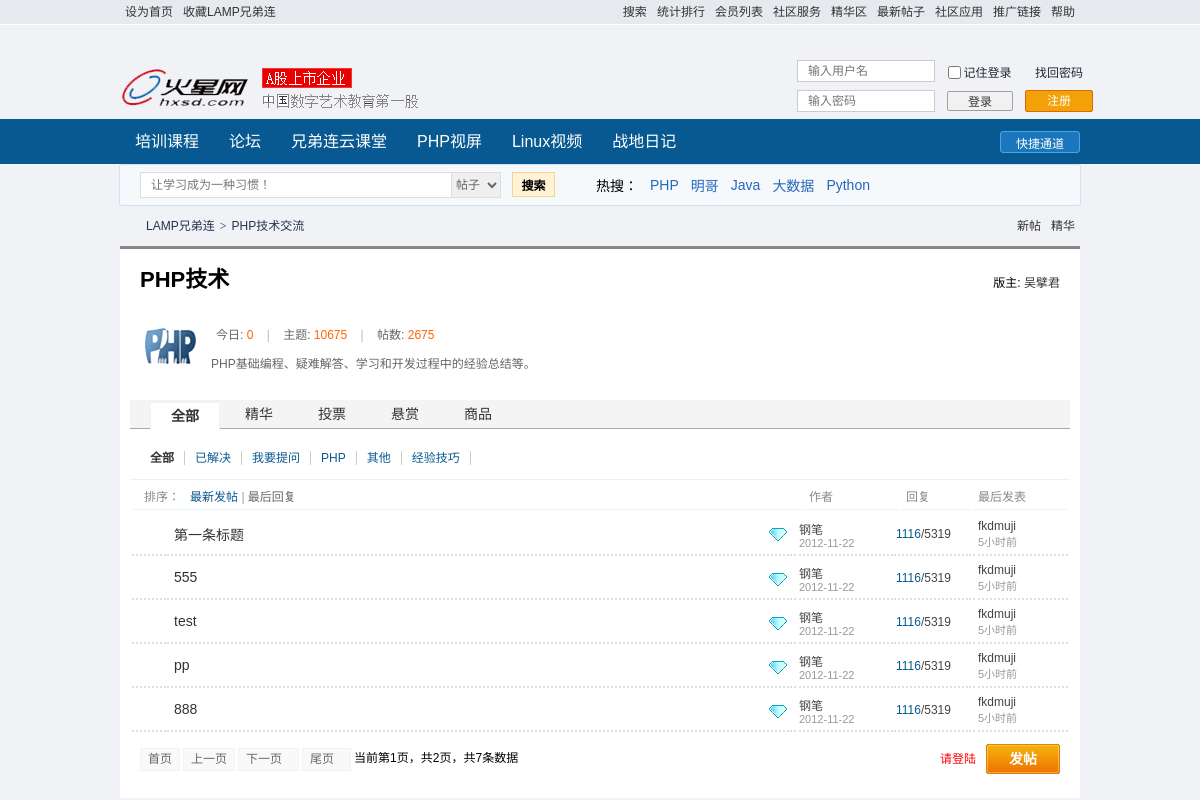
Page /bbs/list.php?i=6 on the committed database.
### tables this page shows
CREATE TABLE `type` (
  `id` int(10) unsigned NOT NULL AUTO_INCREMENT,
  `name` char(20) NOT NULL,
  `status` tinyint(4) DEFAULT '1',
  `pid` int(11) NOT NULL DEFAULT '0',
  `path` char(255) NOT NULL DEFAULT '0',
  `blogo` varchar(255) NOT NULL DEFAULT 'default.jpg',
  PRIMARY KEY (`id`)
);

CREATE TABLE `post` (
  `id` int(10) unsigned NOT NULL AUTO_INCREMENT,
  `uid` int(11) NOT NULL,
  `tid` int(11) NOT NULL,
  `title` char(255) NOT NULL,
  `content` text NOT NULL,
  `ctime` varchar(50) NOT NULL,
  `count` int(11) DEFAULT '0',
  `elite` tinyint(4) DEFAULT '0',
  `top` tinyint(4) DEFAULT '0',
  `recycle` tinyint(4) DEFAULT '0',
  PRIMARY KEY (`id`)
);

CREATE TABLE `userdetail` (
  `id` int(10) unsigned NOT NULL AUTO_INCREMENT,
  `uid` int(10) unsigned NOT NULL,
  `userName` varchar(255) NOT NULL,
  `nickName` char(50) NOT NULL,
  `password` varchar(255) NOT NULL,
  `email` char(50) DEFAULT NULL,
  `qq` char(15) DEFAULT NULL,
  `sex` enum('女','男') NOT NULL DEFAULT '男',
  `photo` char(255) NOT NULL DEFAULT 'photo',
  `address` varchar(255) DEFAULT NULL,
  PRIMARY KEY (`id`)
);

### bbs/admin/Model.class.php (called while the page is built, shortened)
<?php
	class Model
	{
		public $tableName;
		private $link;
		private $pk;
		public function __construct($tableName)
		{
			$this->tableName = $tableName;
			$this->link = mysqli_connect(HOST,USER,PASS)or die('数据库连接失败！');
			mysqli_set_charset($this->link,CHARSET);
			mysqli_select_db($this->link,DBNAME);
			$this->getAllFields();
		}
		public function getAllFields()
		{
			$sql = "desc ".$this->tableName;
			$result = mysqli_query($this->link,$sql);
			if($result!=false && mysqli_num_rows($result)>0){
				$pk = '';
				$fields = array();
				while($rows = mysqli_fetch_assoc($result)){
					if($rows['Key']=='PRI'){
						$pk = $rows['Field'];
					}else{
						$fields[] = $rows['Field'];
					}
				}
			}
			$this->pk = $pk;
		}
		public function find($id)
		{
			$sql = "select * from ".$this->tableName." where ".$this->pk."=".$id;
			$result = mysqli_query($this->link, $sql);
			if($result!=false && mysqli_num_rows($result)>0){
				return mysqli_fetch_assoc($result);
			}else{
				return false;
			}
		}
		public function query($sql)
		{
			$point = explode(' ',$sql)[0];
			switch($point){
				case "select":
					$result = mysqli_query($this->link, $sql);
					if($result!=false && mysqli_num_rows($result)>0){
						$data = array();
						while($rows = mysqli_fetch_assoc($result)){
							$data[] = $rows;
						}
						return $data;
					}else{
						return false;
					}
					break;
			}
		}
	}

### bbs/list.php (the view, shortened to what this page needs)
<!DOCTYPE html>
<html lang="en">
<head>
    <link rel="stylesheet" type="text/css" href="css/style.css"/>
    <link rel="stylesheet" href="./css/list.css">
</head>
<body>
<?php
require "./style.php";
?>
<div class="bread inner">
    <p>LAMP兄弟连<i>></i>PHP技术交流</p>
    <ul class="fr">
        <li class="mr10"><a href="#">新帖</a></li>
        <li class="mr5"><a href="#">精华</a></li>
    </ul>
</div>
<div id="pw_content" class="mb10 inner">
    <div id="sidebar" class="f_tree cc">
        <div class="content_thread cc">
            <?php
                require "./admin/Model.class.php";
                $type = new Model('type');
                $tid=$_GET['i'];
                $res = $type->find($tid);
            ?>
            <div class="content_ie">
                <div class="hB mb10" style="padding-right:10px;font-size: 12px;">
                    <span class="fr">版主:  <a href=" #">吴擘君</a></span>
                    <h2 class="mr5 fl f14" style="font-size: 22px;"><?=$res['name']?></h2>
                </div>
                <div class="threadInfo mb10" style="overflow:hidden;">
                    <table width="100%">
                        <tbody>
                            <tr class="vt" style="font-size: 12px">
                                <td width="10">
                                    <img src="./images/<?=$res['blogo']?>" alt="" style="padding:0 10px;">
                                </td>
                                <td style="padding-right:10px;">
                                    <p class="mb5 s6 cc">
                                        今日:
                                        <span class="s2 mr10">0</span>
                                        <span class="gray2 mr10">|</span>
                                        主题:
                                        <span class="s2 mr10">10675</span>
                                        <span class="gray2 mr10">|</span>
                                        帖数:
                                        <span class="s2">2675</span>
                                    </p>
                                    <p class="s6" style="width: 100%;">PHP基础编程、疑难解答、学习和开发过程中的经验总结等。</p>
                                </td>
                            </tr>
                        </tbody>
                    </table>
                </div>
                <div id="c" style="font-size: 12px;">
                    <div class="sidePd10">
                        <div class="tabA">
                            <ul class="cc" id="lampnewtzdh">
                                <li class="current"><a href="#">全部</a></li>
                                <li id="thread_type_digest"><a href="#">精华</a></li>
                                <li><a href="#">投票</a></li>
                                <li><a href="#">悬赏</a></li>
                                <li><a href="#">商品</a></li>
                            </ul>
                        </div>
                        <div id="ajaxtable">
                            <div class="pw_ulA cc">
                                <ul class="cc" id="id_all">
                                    <li id="thread_type_all" class="current"><a href="#">全部</a></li>
                                    <li id="thread_type_1"><a href="#">已解决</a></li>
                                    <li id="thread_type_2"><a href="#">我要提问</a></li>
                                    <li id="thread_type_3"><a href="#">PHP</a></li>
                                    <li id="thread_type_5"><a href="#">其他</a></li>
                                    <li id="thread_type_6"><a href="#">经验技巧</a></li>
                                </ul>
                            </div>
                            <div class="threadCommon">
                                <table width="100%" style="table-layout:fixed;">
                                    <tbody>
                                        <tr class="tr2 thread_sort">
                                            <td style="padding-left:12px;">
                                                排序： &nbsp;
                                                <a href="#">最新发帖</a>
                                                <span class="gray">|</span>
                                                <a href="#" class="s6 current">最后回复</a>
                                            </td>
                                            <td class="author">作者</td>
                                            <td width="60">回复</td>
                                            <td class="author">最后发表</td>
                                        </tr>
                                    </tbody>
                                </table>
                                <table width="100%" style="table-layout:fixed;" class="z">
                                    <tbody id="threadlist">
                                        <?php
                                        $post = new Model('post');
                                        $pageSize = 5;
                                        $page = $_GET['p'] ?? 1;
                                        $sql1="select count(*) sum from post where tid={$tid}";
                                        $maxRows = $post->query($sql1)[0]['sum'];
                                        $maxPage = ceil($maxRows / $pageSize);
                                        $limit = ' limit '.($page - 1) * $pageSize.','.$pageSize;
                                        $sql="select * from post where tid={$res['id']}".$limit;
                                        $tiezi = $post->query($sql);
                                        if($tiezi){
                                            foreach($tiezi as $k=>$v) {
                                                $id=$v['uid'];
                                        ?>
                                        <tr class="tr3">
                                            <td class="icon tar" width="30" >
                                            </td>
                                            <td class="subject" id="td_149463">
                                                <img class="fr" src="./images/digest_1.gif" style="margin-top:4px;" alt="">
                                                <a href="details.php?t=<?=$v['title']?>&c=<?=$v['content']?>&id=<?=$v['uid']?>" class="subject_t f14"><?=$v['title']?></a>&nbsp;
                                            </td>
                                            <td class="author" >
                                                <?php
                                                    $user=new Model('userDetail');
                                                    $res_p=$user->find($id);
                                                ?>
                                                <a href="#" class=" _cardshow"><?=$res_p['nickName']?></a>
                                                <p>2012-11-22</p>
                                            </td>
                                            <td class="num" width="70">
                                                <em>1116</em>/5319
                                            </td>
                                            <td class="author" >
                                                <a href="#" class=" _cardshow">fkdmuji</a>
                                                <p><a href="#">5小时前</a></p>
                                            </td>
                                        </tr>
                                        <?php
                                                }
                                            }else{
                                                echo "暂无数据";
                                            }
                                        ?>
                                    </tbody>
                                </table>
                            </div>
                        </div>
                    </div>
                    <div class="cc" style="padding:10px;" id="tabA">
                        <?php
                            if(empty($_SESSION)){
                                ?>
                                <a href="#?"  class="post fr" id="td_post">发帖</a>
                                <a href="#?" style="float:right;color: red;display: inline-block;line-height: 30px;margin-right: 10px;">请登陆</a>
                        <?php
                            }else{
                                ?>
                                <a href="post.php?tid=<?=$_GET['i']?>" class="post fr" id="td_post">发帖</a>
                        <?php
                            }
                        ?>
                        <div style="padding-top:4px;">
                            <div class="pages">
                                <a href="list.php?p=1&i=<?=$_GET['i']?>">首页</a>
                                <a href="list.php?p=<?= $page-1<=1 ? 1 : $page-1; ?>&i=<?=$_GET['i']?>">上一页</a>
                                <a href="list.php?p=<?= $page+1>=$maxPage ? $maxPage : $page+1 ?>&i=<?=$_GET['i']?>" class="pages_next">下一页</a>
                                <a href="list.php?p=<?= $maxPage ?>&i=<?=$_GET['i']?>" class="pages_next">尾页</a>
                                <span>当前第<?= $page ?>页，共<?= $maxPage ?>页，共<?= $maxRows ?>条数据</span>
                            </div>
                        </div>
                    </div>
                </div>
            </div>
        </div>
    </div>
</div>
</body>
</html>

### bbs/css/style.css (style rules this page uses)
body,h1,h2,h3,h4,h5,h6,p,ul,ol,li,dl,dd,input,option,select,textarea,option,button { margin: 0;padding: 0; }
ul,ol { list-style: none; }
a { text-decoration: none;color: #666; }
img,input,textarea,button,table,td { border: none;outline: none; }
body { font-family: arial,"microsoft yahei";background-color: #f1f2f7; }
.inner { width: 960px;margin: 0 auto; }

### bbs/css/list.css (style rules this page uses)
* { margin: 0;padding: 0 }
body,html { height:100%; background: #f1f2f6; font-size:12px; }
ul,li { list-style: none }
em, cite { font-style: normal; }
td, th, div { word-break: break-all; word-wrap: break-word; }
a { text-decoration: none; color: #333333; }
img { border: 0; }
table { border-collapse: collapse; border-spacing: 0; }
table { display: table; border-collapse: separate; border-spacing: 2px; border-color: grey; }
.cc:after { content: '\20'; display: block; height: 0; clear: both; visibility: hidden; }
.inner { width:960px; margin:0 auto; }
.bread { height:40px; font-size: 12px; }
.bread p { line-height:40px; float: left; padding-left:26px; color: #24324d; }
.bread i { font-family: Simsun; font-style: normal; margin: 0 5px; }
.fr { float: right; line-height: 40px; }
.fr li { float: left; }
.mr10 { margin-right: 10px; }
.mb5 { margin-bottom: 5px; }
.fr li a { float: left; }
.mr5 { margin-right: 5px; }
#pw_content { background: #F1F2F6; border-top: 3px solid #888888; }
.cc { padding: 7px 5px; }
.f_tree { background: #fff; }
#sidebar .content_thread, .content_ie { background: #fff; }
.mb10 { background: #fff; margin-bottom: 10px; }
.hB { height: 33px; line-height: 33px; overflow: hidden; padding: 0 10px; }
.f14 { font-size: 14px; }
.fl { float: left; }
#sidebar h2 { font-weight: 700; display: inline; }
.threadInfo { background: #fff; padding: 10px 0; }
.vt, .vt td, .vt th { vertical-align: top; }
.s6 { color: #666; }
.s2 { color: #ff6600; }
.gray2 { color: #bbb; }
.content_ie #c { background: #fff; }
.post { background: url(../images/post.png) no-repeat; color: #fff; }
.post, .replay { height: 30px; overflow: hidden; width: 74px; text-align: center; font-weight: 700; font-size: 14px; line-height: 30px; }
.pages { float: left; line-height: 21px; height: 21px; }
.pages a, .pages b { display: block; float: left; margin-right: 3px; }
.pages a { border: 1px solid #f1f2f6; background-color: #f9f9f9; color: #666; padding: 0 7px; }
.pages a.pages_next { padding-right: 16px; background-image: url(next.png); background-position: 48px center; background-repeat: no-repeat; }
.sidePd10 .tabA { background: none repeat scroll 0 0 #F4F4F4; border-bottom: 1px solid #AAAAAA; }
.tabA { border-bottom: 1px solid #f1f2f6; height: 28px; padding: 0 5px; }
.sidePd10 .tabA #lampnewtzdh { padding: 0 10px; }
.tabA ul { _position: absolute; font-size: 14px; overflow: hidden; }
.tabA li { float: left; margin-left: 5px; }
#ajaxtable .pw_ulA { background: #fff; border-bottom: 1px solid #EFEFEF; line-height: 25px; height: auto; }
.pw_ulA li { float: left; border-right: 1px solid #ccc; margin-top: 8px; }
.pw_ulA li.current a { color: #333; font-weight: 700; }
.pw_ulA li a { line-height: 14px; height: 14px; padding: 0 10px; float: left; color: #075991; font-weight: 100; white-space: nowrap; }
.tabA li.current a { color: #333; border-color: #f1f2f6; line-height: 28px; font-weight: 700; background: #f1f2f6; position: relative; }
.tabA li.current a { background: none repeat scroll 0 0 #FFFFFF; border-style: solid solid none; border-width: 3px 1px 0; color: #333333; font-weight: 700; line-height: 27px; position: relative; }
.tabA li a { float: left; color: #333; line-height: 28px; padding: 0 20px; overflow: hidden; border-bottom: 0; }
.tr2 td, .tr2 th { padding: 5px; color: #888888; background: #ffffff; border-bottom: 1px solid #e8f5fb; }
.thread_sort a { color: #075991; }
.gray { color: #999; }
.thread_sort a.s6 { color: #666; }
.author { width: 85px; }
.tr3 td, .tr3 th { border-bottom: 2px dotted #ddd; }
.tar { text-align: right; }
.tr3 { background: #fff; }
.tr3 td, .tr3 th { padding: 5px; }
.tr3 td.icon { padding: 5px 0; }
.tr3 td.subject { padding-left: 10px; }
.author a { color: #444; }
.author p, .author p a { color: #999; font-size: 11px; -webkit-text-size-adjust: none; }
td.num { color: #444; font-size: 12px; -webkit-text-size-adjust: none; }
td.num em { color: #075991; }

### rows in the picture
type: name "PHP技术", blogo (picture)
post: title "第一条标题", userdetail.nickName "钢笔"
post: title "555", userdetail.nickName "钢笔"
post: title "test", userdetail.nickName "钢笔"
post: title "pp", userdetail.nickName "钢笔"
post: title "888", userdetail.nickName "钢笔"

### other values in the picture
$page "1"
$maxPage "2"
$maxRows "7"
